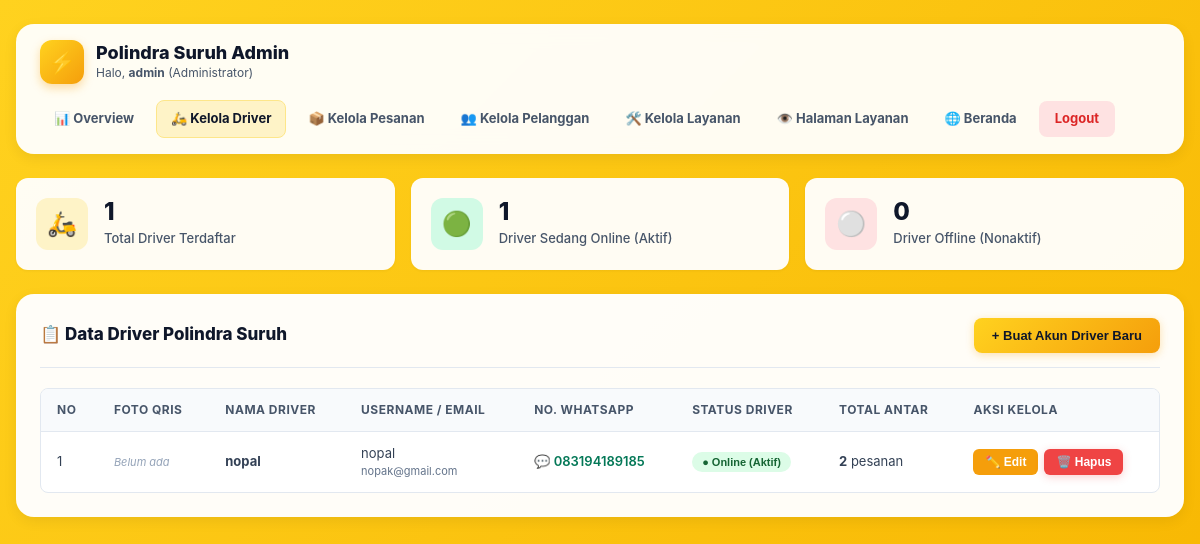
Page /admin/driver.php (signed in) on the committed database.
### tables this page shows
CREATE TABLE `drivers` (
  `id` int NOT NULL,
  `user_id` int NOT NULL,
  `nama_driver` varchar(100) NOT NULL,
  `no_hp` varchar(20) DEFAULT NULL,
  `foto_qris` varchar(255) DEFAULT NULL,
  `status_aktif` tinyint(1) NOT NULL DEFAULT '0',
  `created_at` timestamp NULL DEFAULT CURRENT_TIMESTAMP
);

CREATE TABLE `users` (
  `id` int NOT NULL,
  `nama` varchar(100) NOT NULL,
  `username` varchar(50) NOT NULL,
  `email` varchar(100) NOT NULL,
  `password` varchar(255) NOT NULL,
  `role` enum('user','driver','admin') NOT NULL DEFAULT 'user',
  `created_at` timestamp NULL DEFAULT CURRENT_TIMESTAMP,
  `status_aktif` tinyint(1) NOT NULL DEFAULT '0'
);

### admin/driver.php (the view, shortened to what this page needs)
<?php
require_once "../koneksi.php";
$stmtDrivers = $pdo->query("
    SELECT
        u.id AS user_id,
        u.nama,
        u.username,
        u.email,
        u.created_at,
        d.id AS driver_id,
        d.nama_driver,
        d.no_hp,
        d.foto_qris,
        d.status_aktif,
        (SELECT COUNT(*) FROM pesanan WHERE driver_id = u.id) AS total_pesanan
    FROM drivers d
    INNER JOIN users u ON d.user_id = u.id
    ORDER BY d.id DESC
");
$drivers = $stmtDrivers->fetchAll(PDO::FETCH_ASSOC);
$totalDriver = count($drivers);
$driverOnline = count(array_filter($drivers, fn($d) => (int)$d["status_aktif"] === 1));
?>
<!DOCTYPE html>
<html lang="id">
<head>
    <link rel="stylesheet" href="../assets/css/dashboard.css">
</head>
<body>
<div class="dashboard-container">
    <?php include '../includes/admin_navbar.php'; ?>
    <div class="stats-grid">
        <div class="stat-card">
            <div class="stat-icon primary">🛵</div>
            <div class="stat-info">
                <div class="stat-val"><?= $totalDriver ?></div>
                <div class="stat-label">Total Driver Terdaftar</div>
            </div>
        </div>
        <div class="stat-card">
            <div class="stat-icon success">🟢</div>
            <div class="stat-info">
                <div class="stat-val"><?= $driverOnline ?></div>
                <div class="stat-label">Driver Sedang Online (Aktif)</div>
            </div>
        </div>
        <div class="stat-card">
            <div class="stat-icon danger">⚪</div>
            <div class="stat-info">
                <div class="stat-val"><?= $totalDriver - $driverOnline ?></div>
                <div class="stat-label">Driver Offline (Nonaktif)</div>
            </div>
        </div>
    </div>
    <div class="dash-card">
        <div class="dash-card-header">
            <div class="dash-card-title">
                <span>📋 Data Driver Polindra Suruh</span>
            </div>
            <div class="dash-card-actions">
                <button type="button" class="btn btn-primary" onclick="openModalTambah()">
                    + Buat Akun Driver Baru
                </button>
            </div>
        </div>
        <?php if ($totalDriver === 0): ?>
            <p style="text-align: center; color: #64748b; padding: 30px;">Belum ada akun driver terdaftar. Klik tombol di atas untuk membuat driver baru.</p>
        <?php else: ?>
            <div class="table-responsive">
                <table class="dash-table">
                    <thead>
                        <tr>
                            <th>No</th>
                            <th>Foto QRIS</th>
                            <th>Nama Driver</th>
                            <th>Username / Email</th>
                            <th>No. WhatsApp</th>
                            <th>Status Driver</th>
                            <th>Total Antar</th>
                            <th>Aksi Kelola</th>
                        </tr>
                    </thead>
                    <tbody>
                        <?php foreach ($drivers as $i => $d): ?>
                            <?php
                                $hasQris = !empty($d["foto_qris"]) && file_exists(__DIR__ . "/uploads/qris/" . $d["foto_qris"]);
                                $qrisSrc = $hasQris ? "../uploads/qris/" . htmlspecialchars($d["foto_qris"]) : "";
                                $isOnline = ((int) $d["status_aktif"] === 1);
                            ?>
                            <tr>
                                <td><?= $i + 1 ?></td>
                                <td>
                                    <?php if ($hasQris): ?>
                                        <div style="display: flex; align-items: center; gap: 8px;">
                                            <img src="<?= $qrisSrc ?>" alt="QRIS" style="width: 38px; height: 38px; object-fit: cover; border-radius: 6px; border: 1px solid #cbd5e1; cursor: pointer;" onclick="openBuktiModal('<?= $qrisSrc ?>')">
                                            <button type="button" class="btn btn-secondary btn-sm" onclick="openBuktiModal('<?= $qrisSrc ?>')">🔍 Lihat</button>
                                        </div>
                                    <?php else: ?>
                                        <span style="font-size: 11px; color: #94a3b8; font-style: italic;">Belum ada</span>
                                    <?php endif; ?>
                                </td>
                                <td><strong><?= htmlspecialchars($d["nama_driver"]) ?></strong></td>
                                <td>
                                    <div><?= htmlspecialchars($d["username"]) ?></div>
                                    <div style="font-size: 11px; color: #64748b;"><?= htmlspecialchars($d["email"]) ?></div>
                                </td>
                                <td>
                                    <?php if (!empty($d["no_hp"])): ?>
                                        <a href="https://wa.me/<?= preg_replace('/^0/', '62', preg_replace('/[^0-9]/', '', $d['no_hp'])) ?>" target="_blank" style="color: #047857; font-weight: 600; text-decoration: none;">
                                            💬 <?= htmlspecialchars($d["no_hp"]) ?>
                                        </a>
                                    <?php else: ?>
                                        <span style="color: #94a3b8;">-</span>
                                    <?php endif; ?>
                                </td>
                                <td>
                                    <form method="POST" action="driver.php" style="display: inline;">
                                        <button type="submit" class="status-pill <?= $isOnline ? 'aktif' : 'nonaktif' ?>" style="cursor: pointer; border: none;" title="Klik untuk ubah status">
                                            <?= $isOnline ? '● Online (Aktif)' : '● Offline (Off)' ?>
                                        </button>
                                    </form>
                                </td>
                                <td><strong><?= (int) $d["total_pesanan"] ?></strong> pesanan</td>
                                <td>
                                    <div style="display: flex; gap: 6px;">
                                        <button
                                            type="button"
                                            class="btn btn-warning btn-sm"
                                            onclick='openModalEdit(<?= json_encode($d) ?>)'
                                        >
                                            ✏️ Edit
                                        </button>
                                        <form method="POST" action="driver.php" onsubmit="return confirm('Apakah Anda yakin ingin menghapus driver <?= htmlspecialchars($d['nama_driver']) ?>?');" style="display: inline;">
                                            <button type="submit" class="btn btn-danger btn-sm">
                                                🗑️ Hapus
                                            </button>
                                        </form>
                                    </div>
                                </td>
                            </tr>
                        <?php endforeach; ?>
                    </tbody>
                </table>
            </div>
        <?php endif; ?>
    </div>
</div>
</body>
</html>

### assets/css/dashboard.css (style rules this page uses)
:root { --primary: #f59e0b; --primary-dark: #d97706; --primary-light: #fef3c7; --primary-gradient: linear-gradient(135deg, #ffd21f 0%, #f59e0b 100%); --success: #10b981; --success-dark: #059669; --success-light: #d1fae5; --danger: #ef4444; --danger-dark: #dc2626; --danger-light: #fee2e2; --warning: #f59e0b; --warning-dark: #b45309; --warning-light: #fef3c7; --info: #3b82f6; --info-dark: #2563eb; --info-light: #dbeafe; --dark: #0f172a; --dark-muted: #475569; --gray-bg: #f8fafc; --card-bg: #ffffff; --border: #e2e8f0; --border-focus: #f59e0b; --radius-sm: 8px; --radius-md: 12px; --radius-lg: 18px; --radius-full: 9999px; --shadow-sm: 0 1px 3px rgba(0, 0, 0, 0.05); --shadow-md: 0 4px 14px rgba(0, 0, 0, 0.07); --shadow-lg: 0 10px 25px rgba(0, 0, 0, 0.1); }
* { box-sizing: border-box; margin: 0; padding: 0; }
body { font-family: -apple-system, BlinkMacSystemFont, "Segoe UI", Roboto, Helvetica, Arial, sans-serif; background: linear-gradient(135deg, #ffd21f 0%, #f7b500 100%); min-height: 100vh; color: var(--dark); padding: 24px 16px; line-height: 1.5; }
.dashboard-container { max-width: 1200px; margin: 0 auto; }
.stats-grid { display: grid; grid-template-columns: repeat(auto-fit, minmax(220px, 1fr)); gap: 16px; margin-bottom: 24px; }
.stat-card { background: rgba(255, 255, 255, 0.95); border-radius: var(--radius-md); padding: 20px; box-shadow: var(--shadow-sm); display: flex; align-items: center; gap: 16px; transition: transform 0.2s, box-shadow 0.2s; }
.stat-icon { width: 52px; height: 52px; border-radius: var(--radius-md); display: flex; align-items: center; justify-content: center; font-size: 24px; flex-shrink: 0; }
.stat-icon.primary { background: #fef3c7; color: #b45309; }
.stat-icon.success { background: #d1fae5; color: #047857; }
.stat-icon.danger { background: #fee2e2; color: #b91c1c; }
.stat-info .stat-val { font-size: 24px; font-weight: 800; color: var(--dark); line-height: 1.1; }
.stat-info .stat-label { font-size: 13px; color: var(--dark-muted); margin-top: 4px; font-weight: 500; }
.dash-card { background: rgba(255, 255, 255, 0.97); border-radius: var(--radius-lg); padding: 24px; margin-bottom: 24px; box-shadow: var(--shadow-md); }
.dash-card-header { display: flex; justify-content: space-between; align-items: center; flex-wrap: wrap; gap: 12px; margin-bottom: 20px; padding-bottom: 14px; border-bottom: 1px solid var(--border); }
.dash-card-title { font-size: 17px; font-weight: 800; color: var(--dark); display: flex; align-items: center; gap: 8px; }
.dash-card-actions { display: flex; align-items: center; gap: 10px; flex-wrap: wrap; }
.btn { display: inline-flex; align-items: center; justify-content: center; gap: 6px; padding: 10px 18px; border-radius: var(--radius-sm); font-size: 13px; font-weight: 700; cursor: pointer; border: none; text-decoration: none; transition: all 0.2s ease; }
.btn-primary { background: var(--primary-gradient); color: var(--dark); box-shadow: 0 2px 8px rgba(245, 158, 11, 0.3); }
.btn-danger { background: #ef4444; color: white; box-shadow: 0 2px 8px rgba(239, 68, 68, 0.25); }
.btn-warning { background: #f59e0b; color: white; }
.btn-sm { padding: 6px 12px; font-size: 12px; border-radius: 6px; }
.table-responsive { width: 100%; overflow-x: auto; border-radius: var(--radius-sm); border: 1px solid var(--border); background: white; }
.dash-table { width: 100%; border-collapse: collapse; font-size: 13px; text-align: left; white-space: nowrap; }
.dash-table th { background: #f8fafc; color: #475569; font-weight: 700; padding: 12px 16px; border-bottom: 1px solid var(--border); font-size: 12px; text-transform: uppercase; letter-spacing: 0.5px; }
.dash-table td { padding: 12px 16px; border-bottom: 1px solid #f1f5f9; color: #334155; vertical-align: middle; }
.dash-table tr:last-child td { border-bottom: none; }
.status-pill { display: inline-flex; align-items: center; gap: 4px; padding: 4px 10px; border-radius: var(--radius-full); font-size: 11px; font-weight: 700; }
.status-pill.aktif { background: #dcfce7; color: #166534; }

### rows in the picture
drivers: status_aktif "1", $totalDriver-$driverOnline "0", shows "Belum ada", nama_driver "nopal", user.username "nopal", user.email "nopak@gmail.com", no_hp "083194189185", shows "● Online (Aktif)", total_pesanan "2"

### other values in the picture
$_SESSION['nama'] "admin"
$totalDriver "1"
